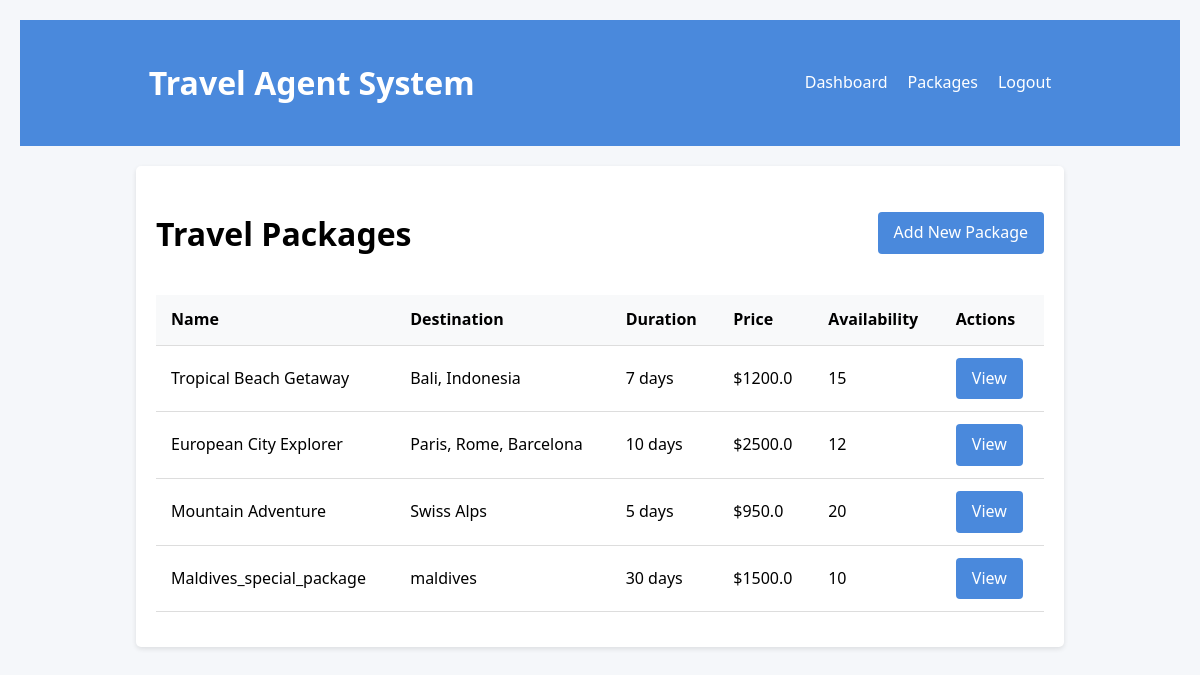
Screenshot of /packages (signed in) with the database file from the repository.
### simple_app_new.py (models this page shows)
class TravelPackage(db.Model):
    id = db.Column(db.Integer, primary_key=True)
    name = db.Column(db.String(100), nullable=False)
    description = db.Column(db.Text)
    destination = db.Column(db.String(100), nullable=False)
    duration = db.Column(db.Integer, nullable=False)  # in days
    price = db.Column(db.Float, nullable=False)
    availability = db.Column(db.Integer, default=10)  # max number of bookings
    created_at = db.Column(db.DateTime, default=datetime.utcnow)
    bookings = db.relationship('Booking', backref='package', lazy=True)

### simple_app_new.py (the view)
@app.route('/packages')
def list_packages():
    if not session.get('user_id'):
        return redirect(url_for('login'))
    packages = TravelPackage.query.all()
    return render_template('packages/list.html', title='Travel Packages', packages=packages)

### templates/packages/list.html (shortened to what this page needs)
<!DOCTYPE html>
<html lang="en">
<head>
</head>
<body>
    <header>
        <div class="container">
            <div class="navbar">
                <h1>Travel Agent System</h1>
                <ul class="nav-list">
                    <li class="nav-item"><a class="nav-link" href="{{ url_for('dashboard') }}">Dashboard</a></li>
                    <li class="nav-item"><a class="nav-link" href="{{ url_for('list_packages') }}">Packages</a></li>
                    <li class="nav-item"><a class="nav-link" href="{{ url_for('logout') }}">Logout</a></li>
                </ul>
            </div>
        </div>
    </header>
    <div class="container">
        <div class="card">
            <div class="header-flex">
                <h1>Travel Packages</h1>
                <a href="{{ url_for('create_package') }}" class="btn">Add New Package</a>
            </div>
            {% if packages %}
                <table>
                    <thead>
                        <tr>
                            <th>Name</th>
                            <th>Destination</th>
                            <th>Duration</th>
                            <th>Price</th>
                            <th>Availability</th>
                            <th>Actions</th>
                        </tr>
                    </thead>
                    <tbody>
                        {% for package in packages %}
                            <tr>
                                <td>{{ package.name }}</td>
                                <td>{{ package.destination }}</td>
                                <td>{{ package.duration }} days</td>
                                <td>${{ package.price }}</td>
                                <td>{{ package.availability }}</td>
                                <td>
                                    <a href="{{ url_for('view_package', id=package.id) }}" class="btn">View</a>
                                </td>
                            </tr>
                        {% endfor %}
                    </tbody>
                </table>
            {% else %}
                <p>No packages found.</p>
            {% endif %}
        </div>
    </div>
</body>
</html>

### templates/packages/list.html (style rules this page uses)
body { font-family: 'Segoe UI', Tahoma, Geneva, Verdana, sans-serif; line-height: 1.6; margin: 0; padding: 20px; background-color: #f5f7fa; }
.container { width: 80%; max-width: 1200px; margin: 0 auto; }
header { background-color: #4a89dc; color: white; padding: 1rem; margin-bottom: 20px; }
.navbar { display: flex; justify-content: space-between; align-items: center; }
.nav-list { display: flex; list-style: none; margin: 0; padding: 0; }
.nav-item { margin-left: 20px; }
.nav-link { color: white; text-decoration: none; }
.card { background-color: #fff; border-radius: 5px; box-shadow: 0 2px 5px rgba(0, 0, 0, 0.1); padding: 20px; margin-bottom: 20px; }
.header-flex { display: flex; justify-content: space-between; align-items: center; }
.btn { display: inline-block; padding: 8px 16px; background-color: #4a89dc; color: white; border: none; border-radius: 4px; text-decoration: none; cursor: pointer; }
table { width: 100%; border-collapse: collapse; margin: 15px 0; }
th, td { padding: 12px 15px; border-bottom: 1px solid #ddd; text-align: left; }
th { background-color: #f8f9fa; font-weight: 600; }

### rows the page displays
TravelPackage: name "Tropical Beach Getaway", destination "Bali, Indonesia", duration "7", price "1200.0", availability "15"
TravelPackage: name "European City Explorer", destination "Paris, Rome, Barcelona", duration "10", price "2500.0", availability "12"
TravelPackage: name "Mountain Adventure", destination "Swiss Alps", duration "5", price "950.0", availability "20"
TravelPackage: name "Maldives_special_package", destination "maldives", duration "30", price "1500.0", availability "10"
